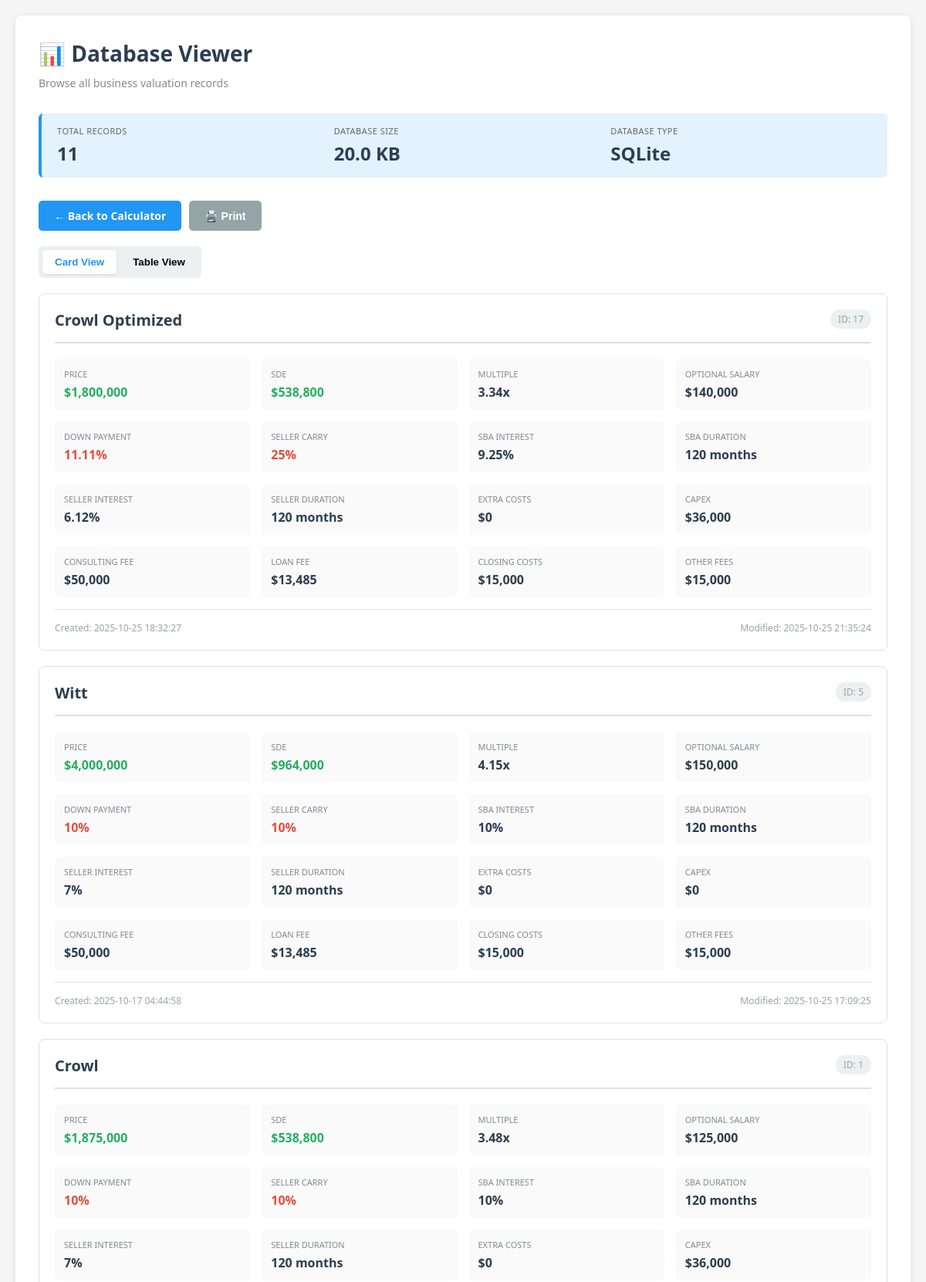
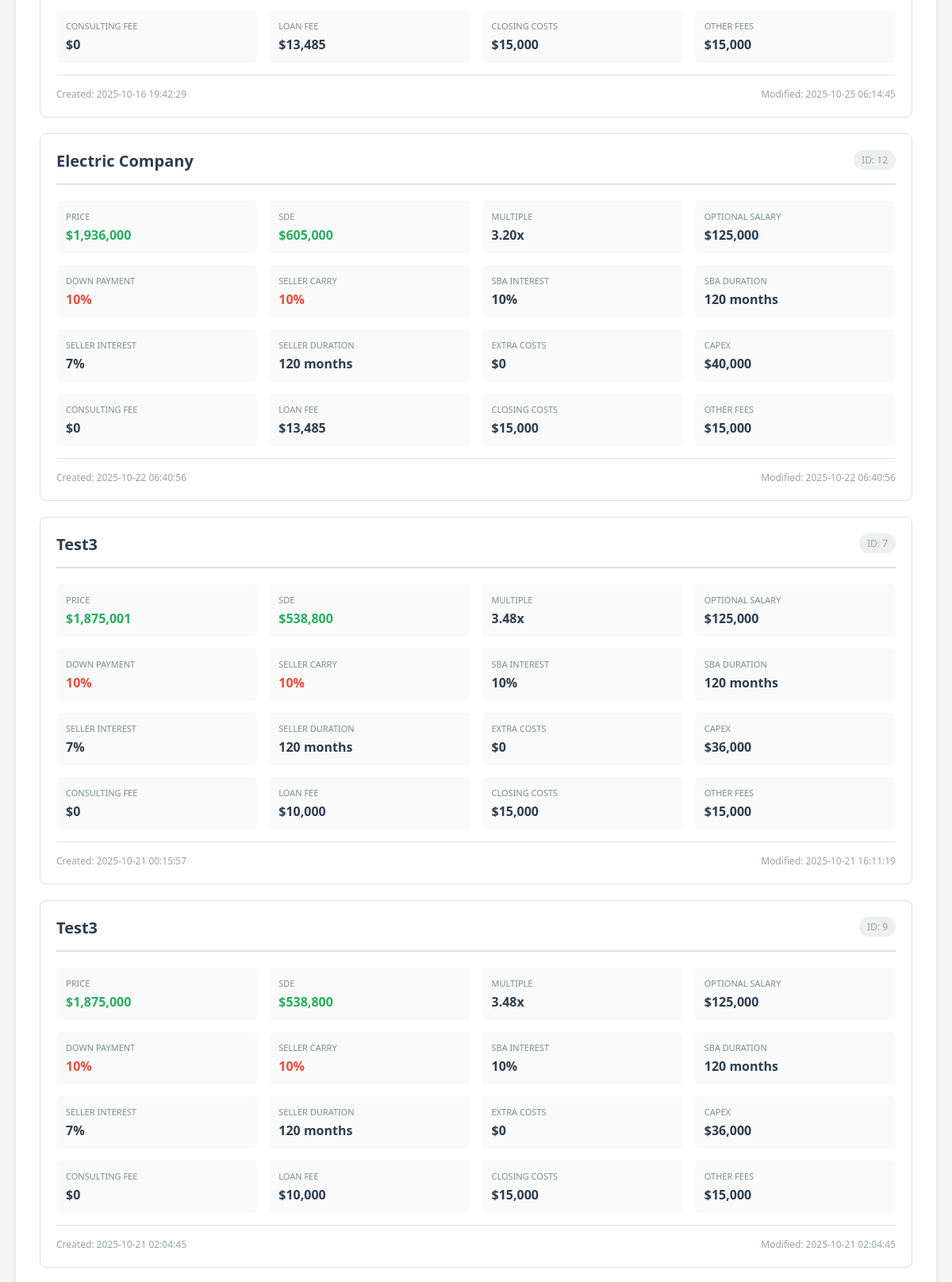
Screenshot of /viewdata.php (upper part) with the database file from the repository (2 pictures, top to bottom).
### tables this page shows
CREATE TABLE businesses (
    id INTEGER PRIMARY KEY AUTOINCREMENT,
    business_name TEXT NOT NULL,
    created_date DATETIME DEFAULT CURRENT_TIMESTAMP,
    modified_date DATETIME DEFAULT CURRENT_TIMESTAMP,

    -- Financial Data
    sde REAL DEFAULT 500000,
    price REAL DEFAULT 1750000,
    optional_salary REAL DEFAULT 125000,
    extra_costs REAL DEFAULT 0,
    capex REAL DEFAULT 0,
    consulting_fee REAL DEFAULT 0,

    -- Financing Structure
    pct_down_payment REAL DEFAULT 10,
    pct_seller_carry REAL DEFAULT 10,
    loan_fee REAL DEFAULT 13485,
    closing_costs REAL DEFAULT 15000,
    other_fees REAL DEFAULT 15000,

    -- Loan Terms
    seller_duration INTEGER DEFAULT 120,
    seller_interest REAL DEFAULT 7,
    sba_duration INTEGER DEFAULT 120,
    sba_interest REAL DEFAULT 10
, pct_junior_debt REAL DEFAULT 0, junior_duration INTEGER DEFAULT 120, junior_interest REAL DEFAULT 8);

### Database.php (called while the page is built, shortened)
<?php
class Database {
    private $pdo;
    private $dbFile;
    public function __construct($dbFile = null) {
        $this->dbFile = $dbFile ?? __DIR__ . '/data/businesses.db';
        $this->initializeSchema();
    }
    private function connect() {
        try {
            $this->pdo = new PDO('sqlite:' . $this->dbFile);
            $this->pdo->setAttribute(PDO::ATTR_ERRMODE, PDO::ERRMODE_EXCEPTION);
            $this->pdo->setAttribute(PDO::ATTR_DEFAULT_FETCH_MODE, PDO::FETCH_ASSOC);
            $this->pdo->exec('PRAGMA foreign_keys = ON');
        } catch (PDOException $e) {
            die("Database connection failed: " . $e->getMessage());
        }
    }
    private function initializeSchema() {
        $schemaFile = __DIR__ . '/schema.sql';
        if (file_exists($schemaFile)) {
            $schema = file_get_contents($schemaFile);
            $this->pdo->exec($schema);
        }
        $this->runMigrations();
    }
    private function runMigrations() {
        try {
            $this->pdo->query('SELECT pct_junior_debt FROM businesses LIMIT 1');
        } catch (PDOException $e) {
            try {
                $this->pdo->exec('ALTER TABLE businesses ADD COLUMN pct_junior_debt REAL DEFAULT 0');
                $this->pdo->exec('ALTER TABLE businesses ADD COLUMN junior_duration INTEGER DEFAULT 120');
                $this->pdo->exec('ALTER TABLE businesses ADD COLUMN junior_interest REAL DEFAULT 8');
            } catch (PDOException $e) {
            }
        }
    }
    public function getAllBusinesses() {
        $stmt = $this->pdo->query('SELECT * FROM businesses ORDER BY modified_date DESC');
        return $stmt->fetchAll();
    }
    public function getStats() {
        $stmt = $this->pdo->query('SELECT COUNT(*) as total FROM businesses');
        $result = $stmt->fetch();
        return [
            'total_businesses' => $result['total'],
            'database_size' => file_exists($this->dbFile) ? filesize($this->dbFile) : 0
        ];
    }
}

### viewdata.php (the view, shortened to what this page needs)
<?php
require_once __DIR__ . '/Database.php';
$db = new Database();
$businesses = $db->getAllBusinesses();
$stats = $db->getStats();
?>
<!DOCTYPE html>
<html lang="en">
<head>
</head>
<body>
    <div class="container">
        <h1>📊 Database Viewer</h1>
        <p class="subtitle">Browse all business valuation records</p>
        <div class="stats">
            <div class="stats-grid">
                <div class="stat-item">
                    <div class="stat-label">Total Records</div>
                    <div class="stat-value"><?php echo $stats['total_businesses']; ?></div>
                </div>
                <div class="stat-item">
                    <div class="stat-label">Database Size</div>
                    <div class="stat-value"><?php echo number_format($stats['database_size'] / 1024, 1); ?> KB</div>
                </div>
                <div class="stat-item">
                    <div class="stat-label">Database Type</div>
                    <div class="stat-value">SQLite</div>
                </div>
            </div>
        </div>
        <div class="actions">
            <a href="index.php" class="btn btn-primary">← Back to Calculator</a>
            <button onclick="window.print()" class="btn btn-secondary">🖨️ Print</button>
        </div>
        <div class="toggle-view">
            <button class="toggle-btn active" onclick="switchView('cards')">Card View</button>
            <button class="toggle-btn" onclick="switchView('table')">Table View</button>
        </div>
        <?php if (empty($businesses)): ?>
            <div class="no-data">
                <h2>No businesses found</h2>
                <p>Create your first business record in the calculator.</p>
            </div>
        <?php else: ?>
            <div id="cards-view" class="view-section active">
                <?php foreach ($businesses as $business): ?>
                    <div class="business-card">
                        <div class="business-header">
                            <div class="business-name"><?php echo htmlspecialchars($business['business_name']); ?></div>
                            <div class="business-id">ID: <?php echo $business['id']; ?></div>
                        </div>
                        <div class="business-grid">
                            <div class="field-group">
                                <div class="field-label">Price</div>
                                <div class="field-value money">$<?php echo number_format($business['price']); ?></div>
                            </div>
                            <div class="field-group">
                                <div class="field-label">SDE</div>
                                <div class="field-value money">$<?php echo number_format($business['sde']); ?></div>
                            </div>
                            <div class="field-group">
                                <div class="field-label">Multiple</div>
                                <div class="field-value"><?php echo number_format($business['price'] / $business['sde'], 2); ?>x</div>
                            </div>
                            <div class="field-group">
                                <div class="field-label">Optional Salary</div>
                                <div class="field-value">$<?php echo number_format($business['optional_salary']); ?></div>
                            </div>
                            <div class="field-group">
                                <div class="field-label">Down Payment</div>
                                <div class="field-value percentage"><?php echo $business['pct_down_payment']; ?>%</div>
                            </div>
                            <div class="field-group">
                                <div class="field-label">Seller Carry</div>
                                <div class="field-value percentage"><?php echo $business['pct_seller_carry']; ?>%</div>
                            </div>
                            <div class="field-group">
                                <div class="field-label">SBA Interest</div>
                                <div class="field-value"><?php echo $business['sba_interest']; ?>%</div>
                            </div>
                            <div class="field-group">
                                <div class="field-label">SBA Duration</div>
                                <div class="field-value"><?php echo $business['sba_duration']; ?> months</div>
                            </div>
                            <div class="field-group">
                                <div class="field-label">Seller Interest</div>
                                <div class="field-value"><?php echo $business['seller_interest']; ?>%</div>
                            </div>
                            <div class="field-group">
                                <div class="field-label">Seller Duration</div>
                                <div class="field-value"><?php echo $business['seller_duration']; ?> months</div>
                            </div>
                            <div class="field-group">
                                <div class="field-label">Extra Costs</div>
                                <div class="field-value">$<?php echo number_format((float)$business['extra_costs']); ?></div>
                            </div>
                            <div class="field-group">
                                <div class="field-label">CapEx</div>
                                <div class="field-value">$<?php echo number_format((float)$business['capex']); ?></div>
                            </div>
                            <div class="field-group">
                                <div class="field-label">Consulting Fee</div>
                                <div class="field-value">$<?php echo number_format((float)$business['consulting_fee']); ?></div>
                            </div>
                            <div class="field-group">
                                <div class="field-label">Loan Fee</div>
                                <div class="field-value">$<?php echo number_format((float)$business['loan_fee']); ?></div>
                            </div>
                            <div class="field-group">
                                <div class="field-label">Closing Costs</div>
                                <div class="field-value">$<?php echo number_format((float)$business['closing_costs']); ?></div>
                            </div>
                            <div class="field-group">
                                <div class="field-label">Other Fees</div>
                                <div class="field-value">$<?php echo number_format((float)$business['other_fees']); ?></div>
                            </div>
                        </div>
                        <div style="margin-top: 15px; padding-top: 15px; border-top: 1px solid #e0e0e0; display: flex; justify-content: space-between;">
                            <span class="date">Created: <?php echo $business['created_date']; ?></span>
                            <span class="date">Modified: <?php echo $business['modified_date']; ?></span>
                        </div>
                    </div>
                <?php endforeach; ?>
            </div>
        <?php endif; ?>
    </div>
</body>
</html>

### viewdata.php (style rules this page uses)
* { margin: 0; padding: 0; box-sizing: border-box; }
body { font-family: 'Segoe UI', Tahoma, Geneva, Verdana, sans-serif; background-color: #f5f5f5; padding: 20px; font-size: 14px; }
.container { max-width: 1400px; margin: 0 auto; background-color: white; padding: 30px; border-radius: 8px; box-shadow: 0 2px 8px rgba(0,0,0,0.1); }
h1 { color: #2c3e50; margin-bottom: 10px; font-size: 28px; }
.subtitle { color: #7f8c8d; margin-bottom: 30px; font-size: 14px; }
.stats { background-color: #e3f2fd; padding: 15px 20px; border-radius: 6px; margin-bottom: 30px; border-left: 4px solid #2196F3; }
.stats-grid { display: grid; grid-template-columns: repeat(auto-fit, minmax(200px, 1fr)); gap: 20px; }
.stat-item { display: flex; flex-direction: column; }
.stat-label { font-size: 11px; color: #666; text-transform: uppercase; letter-spacing: 0.5px; margin-bottom: 5px; }
.stat-value { font-size: 24px; font-weight: bold; color: #2c3e50; }
.actions { margin-bottom: 20px; display: flex; gap: 10px; }
.btn { padding: 10px 20px; border: none; border-radius: 5px; font-size: 14px; font-weight: 600; cursor: pointer; text-decoration: none; display: inline-block; transition: all 0.2s; }
.btn-primary { background-color: #2196F3; color: white; }
.btn-secondary { background-color: #95a5a6; color: white; }
.business-card { background-color: white; border: 1px solid #e0e0e0; border-radius: 8px; padding: 20px; margin-bottom: 20px; transition: box-shadow 0.2s; }
.business-header { display: flex; justify-content: space-between; align-items: start; margin-bottom: 20px; padding-bottom: 15px; border-bottom: 2px solid #e0e0e0; }
.business-name { font-size: 20px; font-weight: bold; color: #2c3e50; }
.business-id { font-size: 12px; color: #95a5a6; background-color: #ecf0f1; padding: 4px 10px; border-radius: 12px; }
.business-grid { display: grid; grid-template-columns: repeat(auto-fit, minmax(250px, 1fr)); gap: 15px; }
.field-group { background-color: #fafafa; padding: 12px; border-radius: 5px; }
.field-label { font-size: 11px; color: #7f8c8d; text-transform: uppercase; margin-bottom: 5px; }
.field-value { font-size: 16px; font-weight: 600; color: #2c3e50; }
.money { color: #27ae60; }
.percentage { color: #e74c3c; }
.date { font-size: 12px; color: #95a5a6; }
.toggle-view { margin-bottom: 20px; display: flex; gap: 5px; background-color: #ecf0f1; padding: 5px; border-radius: 6px; width: fit-content; }
.toggle-btn { padding: 8px 16px; border: none; background-color: transparent; cursor: pointer; border-radius: 4px; font-weight: 600; transition: all 0.2s; }
.toggle-btn.active { background-color: white; color: #2196F3; box-shadow: 0 1px 3px rgba(0,0,0,0.1); }
.view-section { display: none; }
.view-section.active { display: block; }

### rows the page displays
businesses: business_name "Crowl Optimized", id "17", price "1,800,000", sde "538,800", $business['price'] / $business['sde'] "3.34", optional_salary "140,000", pct_down_payment "11.11", pct_seller_carry "25", sba_interest "9.25", sba_duration "120", seller_interest "6.12", seller_duration "120", extra_costs "0", capex "36,000", consulting_fee "50,000", loan_fee "13,485", closing_costs "15,000", other_fees "15,000", created_date "2025-10-25 18:32:27", modified_date "2025-10-25 21:35:24"
businesses: business_name "Witt", id "5", price "4,000,000", sde "964,000", $business['price'] / $business['sde'] "4.15", optional_salary "150,000", pct_down_payment "10", pct_seller_carry "10", sba_interest "10", sba_duration "120", seller_interest "7", seller_duration "120", extra_costs "0", capex "0", consulting_fee "50,000", loan_fee "13,485", closing_costs "15,000", other_fees "15,000", created_date "2025-10-17 04:44:58", modified_date "2025-10-25 17:09:25"
businesses: business_name "Crowl", id "1", price "1,875,000", sde "538,800", $business['price'] / $business['sde'] "3.48", optional_salary "125,000", pct_down_payment "10", pct_seller_carry "10", sba_interest "10", sba_duration "120", seller_interest "7", seller_duration "120", extra_costs "0", capex "36,000", consulting_fee "0", loan_fee "13,485", closing_costs "15,000", other_fees "15,000", created_date "2025-10-16 19:42:29", modified_date "2025-10-25 06:14:45"
businesses: business_name "Electric Company", id "12", price "1,936,000", sde "605,000", $business['price'] / $business['sde'] "3.20", optional_salary "125,000", pct_down_payment "10", pct_seller_carry "10", sba_interest "10", sba_duration "120", seller_interest "7", seller_duration "120", extra_costs "0", capex "40,000", consulting_fee "0", loan_fee "13,485", closing_costs "15,000", other_fees "15,000", created_date "2025-10-22 06:40:56", modified_date "2025-10-22 06:40:56"
businesses: business_name "Test3", id "7", price "1,875,001", sde "538,800", $business['price'] / $business['sde'] "3.48", optional_salary "125,000", pct_down_payment "10", pct_seller_carry "10", sba_interest "10", sba_duration "120", seller_interest "7", seller_duration "120", extra_costs "0", capex "36,000", consulting_fee "0", loan_fee "10,000", closing_costs "15,000", other_fees "15,000", created_date "2025-10-21 00:15:57", modified_date "2025-10-21 16:11:19"
businesses: business_name "Test3", id "9", price "1,875,000", sde "538,800", $business['price'] / $business['sde'] "3.48", optional_salary "125,000", pct_down_payment "10", pct_seller_carry "10", sba_interest "10", sba_duration "120", seller_interest "7", seller_duration "120", extra_costs "0", capex "36,000", consulting_fee "0", loan_fee "10,000", closing_costs "15,000", other_fees "15,000", created_date "2025-10-21 02:04:45", modified_date "2025-10-21 02:04:45"

### other values shown
$stats['total_businesses'] "11"
$stats['database_size'] / 1024 "20.0"
